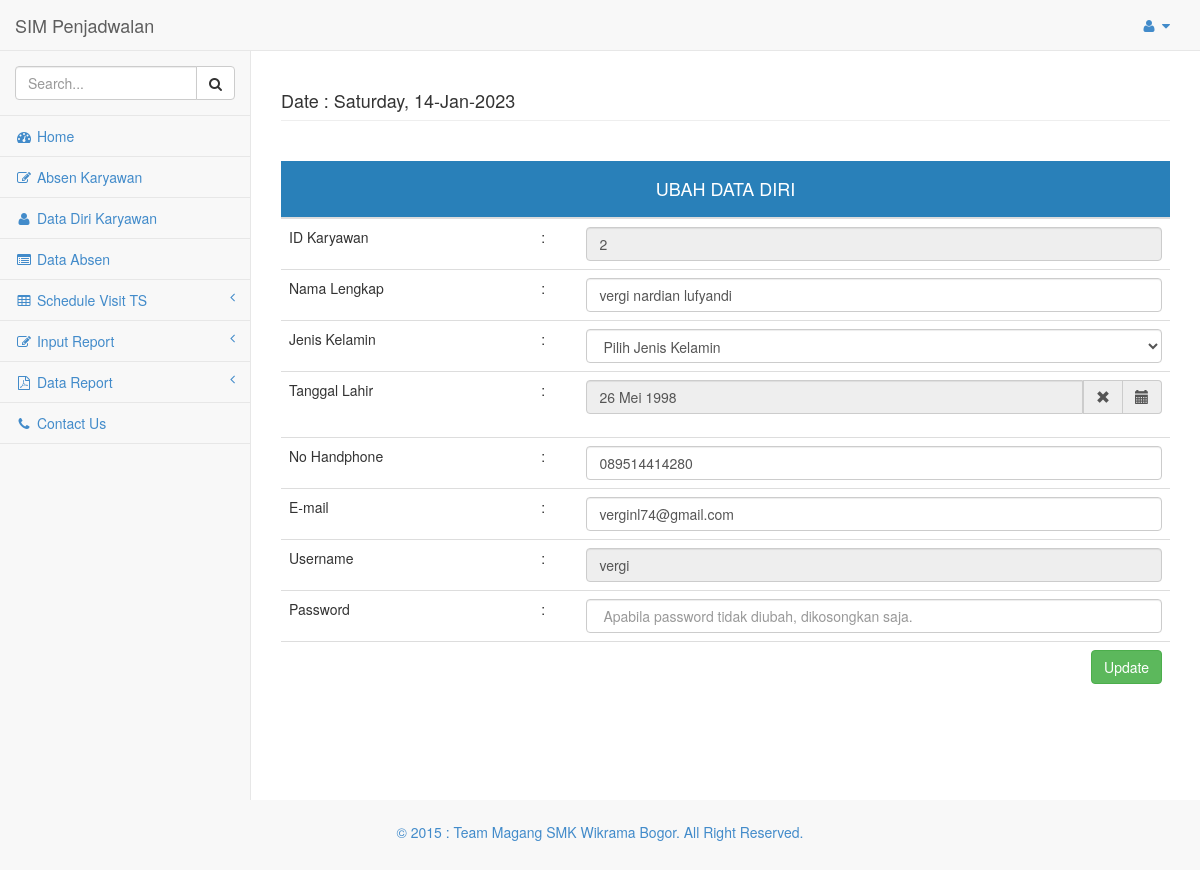
Screenshot of /Absensi/karyawan/hal_karyawan.php?menu=edit_data_diri&edit&id=2 (signed in) with the database file from the repository.
### tables this page shows
CREATE TABLE IF NOT EXISTS `tbl_karyawan` (
`id_karyawan` int(2) NOT NULL,
  `nama_karyawan` varchar(50) NOT NULL,
  `jk` varchar(1) NOT NULL,
  `tgl_lahir` varchar(30) NOT NULL,
  `no_hp` varchar(12) NOT NULL,
  `email` varchar(100) NOT NULL,
  `username` varchar(50) NOT NULL,
  `password` varchar(50) NOT NULL
);

### Library/koneksi.php (called while the page is built, shortened)
<?php
class crud {
	function edit($table, $where) {
		$sql= "SELECT * FROM $table WHERE $where";
		@$jalan=mysql_fetch_array(mysql_query($sql));
		return $jalan;
	}
}
?>

### Absensi/karyawan/edit_data_diri.php (the view, shortened to what this page needs)
<?php
$perintah=new crud();
$table="tbl_karyawan";
@$where="id_karyawan = $_GET[id]";
if(isset($_GET['edit'])){
	@$edit=$perintah->edit($table,$where);
}
?>
<!doctype html>
<html>
<head>
<link rel="stylesheet" href="../../css/vergi.css">
<link rel="stylesheet" href="../../css/dataTables.bootstrap.css" />
<link rel="stylesheet" href="../../css/jquery.dataTables.min.css" />
<link rel="stylesheet" href="../../css/responsive.dataTables.min.css" />
<link href="../../css/bootstrap-datetimepicker.min.css" rel="stylesheet" media="screen">
</head>
<body><br>
<form method="post">
<table class="table" width="500">
<thead>
<tr class="tr">
        		<Th   colspan="4"><center><h4>UBAH DATA DIRI</h4></center></Th>
        	</tr>
        </thead>
  <tbody>
    <tr>
      <td>ID Karyawan</td>
      <td>:</td>
      <td><input type="text" class="form-control"  readonly  placeholder="ID Otomatis" name="id_karyawan" value="<?php echo @$edit['id_karyawan'] ?>"></td>
</tr>
<tr>
      <td>Nama Lengkap</td>
      <td>:</td>
      <td><input name="nama_karyawan" type="text" required class="form-control" id="nama_karyawan" placeholder="Masukkan Nama" value="<?php echo @$edit['nama_karyawan'] ?>"></td>
</tr>
<tr>
      <td>Jenis Kelamin</td>
      <td>:</td>
      <td><select name="jk" class="form-control" value"<?php @$edit['jk'] ?>" required >
      <option>Pilih Jenis Kelamin</option>
      <option value="P">Perempuan</option> </select></td>
</tr>
<tr>
      <td>Tanggal Lahir</td>
      <td>:</td>
      <td><div class="form-group">
                <div class="input-group date form_date " data-date="" data-date-format="dd MM yyyy" data-link-field="dtp_input2" data-link-format="yyyy-mm-dd">
                    <input size="16" name="tgl_lahir" type="text" required class="form-control" id="tgl_lahir" placeholder="Tanggal Lahir" readonly value="<?php echo @$edit['tgl_lahir'] ?>" >
                    <span class="input-group-addon"><span class="glyphicon glyphicon-remove"></span></span>
					<span class="input-group-addon"><span class="glyphicon glyphicon-calendar"></span></span>
                </div>
          </div></td>
</tr>
<tr>
      <td>No Handphone</td>
      <td>:</td>
      <td><input name="no_hp" type="text" required class="form-control" id="no_hp" placeholder="Nomor Handphone" value="<?php echo @$edit['no_hp'] ?>"></td>
</tr>
<tr>
      <td>E-mail</td>
      <td>:</td>
      <td><input name="email" type="text" required class="form-control" id="email" placeholder="your-email@example.com" value="<?php echo @$edit['email'] ?>"></td>
</tr>
<tr>
      <td>Username</td>
      <td>:</td>
      <td><input type="text" class="form-control" required placeholder="Masukkan Username" name="username" readonly = "readonly" value="<?php echo @$edit['username'] ?>"></td>
</tr>
<tr>
      <td>Password</td>
      <td>:</td>
      <td><input type="text" class="form-control" placeholder=" Apabila password tidak diubah, dikosongkan saja." name="password"></td>
</tr>
<tr><td></td><td></td>
<td align="right">
<input class="btn btn-success" type="submit" name="ubah" value="Update">
</td>
</tr>
</tbody>
</table>
</form>
</body>
</html>

### css/vergi.css (style rules this page uses)
.tr { background-color:#2980b9; color:#FFFFFF; border-color:#2980b9; }

### css/sb-admin-2.css (style rules this page uses)
body { background-color: #f8f8f8; }

### rows the page displays
tbl_karyawan: id_karyawan "2", nama_karyawan "vergi nardian lufyandi", tgl_lahir "26 Mei 1998", no_hp "089514414280", email "verginl74@gmail.com", username "vergi"
